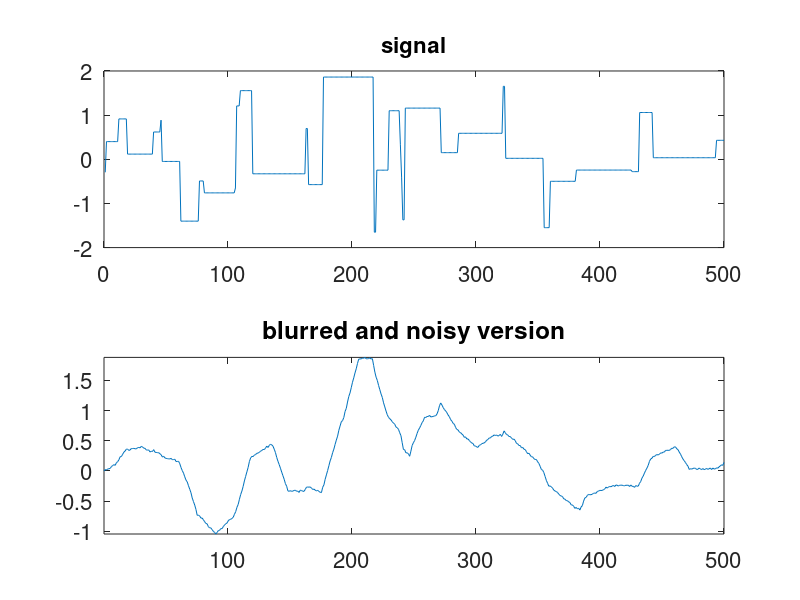

The MATLAB script that drew this image:
% deblurring
clear 
close all
n = 500;
k = 30;
sigma = 0.01;

% generate random piecewise constant signal
x = zeros(n,1);
x(1) = randn;
for i=2:n
    if (rand < .95)
        x(i) = x(i-1);
    else
        x(i) = randn;
    end
end
    
% generate k-point averaging function
h = ones(1,k)/k;

% make A matrix for blurring 
m = n+k-1;
for i=1:m
    if i<=k
        A(i,1:i) = h(1:i);
    else
        A(i,i-k+1:i) = h;
    end
end
A = A(:,1:n);

% blurred signal + noise
b = A*x+sigma*randn(m,1);

% plot
figure(1)
subplot(211)
plot(x)
t=title('signal')
set(gca,'Fontsize',16)
set(t,'Fontsize',16)
subplot(212)
plot(b(1:n))
axis('tight')
t=title('blurred and noisy version')
set(t,'Fontsize',16)
set(gca,'Fontsize',16)
